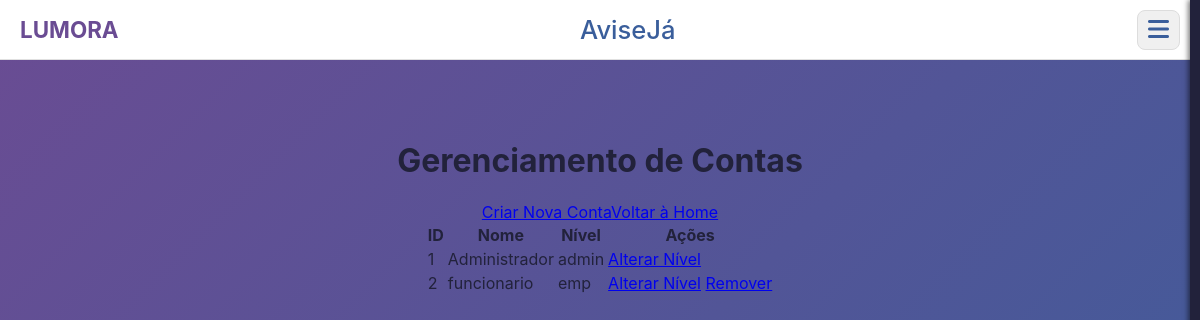
Before: /painel_contas.php (signed in) with the older database file.
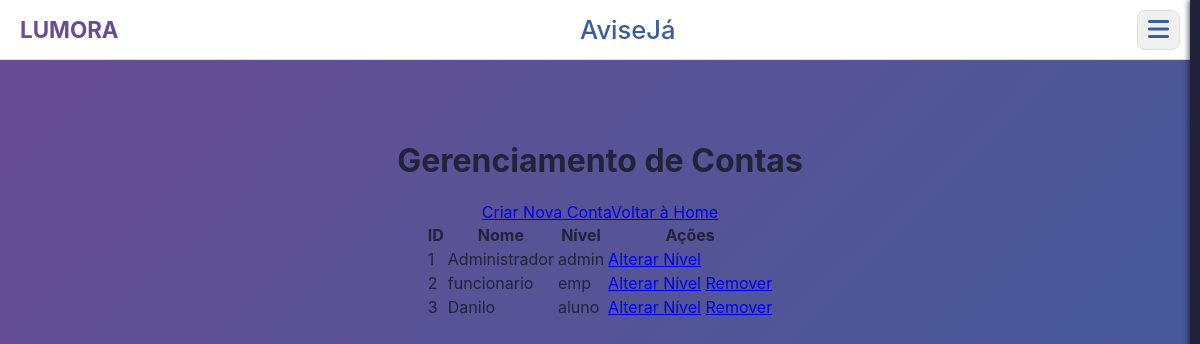
After: the same page with the newer database file.
### tables this page shows
CREATE TABLE IF NOT EXISTS `tbusuario` (
  `id` int NOT NULL AUTO_INCREMENT,
  `nome` varchar(100) NOT NULL,
  `rm` varchar(20) NOT NULL,
  `codigo_etec` varchar(10) DEFAULT NULL,
  `senha` varchar(255) NOT NULL,
  `nivel` enum('aluno','admin','emp') NOT NULL DEFAULT 'aluno',
  PRIMARY KEY (`id`),
  UNIQUE KEY `matricula_unica` (`rm`,`codigo_etec`)
);

### conexao/conexao.php (called while the page is built, shortened)
<?php
class BancodeDados {
    private $host = "localhost";
    private $user = "root";
    private $senha = "";
    private $banco = "gestao_merenda";
	public function conecta(){
        $this->con = mysqli_connect($this->host, $this->user, $this->senha, $this->banco);
    }
}
?>

### painel_contas.php (the view, shortened to what this page needs)
<?php
require_once('conexao/conexao.php');
$mysql = new BancodeDados(); $mysql->conecta();
?>
<!DOCTYPE html><html lang="pt-br">
    <head>
    <link rel="stylesheet" href="css/painelstyle.css">
    <link rel="stylesheet" href="https://cdnjs.cloudflare.com/ajax/libs/font-awesome/6.0.0-beta3/css/all.min.css">
</head>
<body class="body-admin-panel">
    <header class="cabecalho-fixo">
        <div class="logo">
            <a href="index.php"><span>LUMORA</span></a>
        </div>
        <div class="titulo-app">
            <h1>AviseJá</h1>
        </div>
        <div class="menu-container">
            <button id="menu-btn" class="menu-btn"><i class="fas fa-bars"></i></button>
        </div>
    </header>
      <nav id="sidemenu" class="sidemenu">
    </nav>
<center></br></br></br>
<div class="admin-panel-container">
    <h1>Gerenciamento de Contas</h1>
    <div class="panel-actions"><a href="criar_conta_painel.php" class="btn-panel-primary">Criar Nova Conta</a><a href='index.php' class="btn-panel-secondary">Voltar à Home</a></div>
    <div class="table-responsive-panel">
        <table class="product-data-table">
            <thead><tr><th>ID</th><th>Nome</th><th>Nível</th><th>Ações</th></tr></thead>
            <tbody>
            <?php
            $sql = "SELECT id, nome, nivel FROM tbusuario ORDER BY id";
            $query = mysqli_query($mysql->con, $sql);
            while($dados = mysqli_fetch_array($query)): $id_encoded = base64_encode($dados['id']); ?>
                <tr>
                    <td><?php echo $dados['id']; ?></td>
                    <td><?php echo htmlspecialchars($dados['nome']); ?></td>
                    <td><?php echo htmlspecialchars($dados['nivel']); ?></td>
                    <td class="actions-cell">
                        <a href="alterar_nivel.php?id=<?php echo $id_encoded; ?>" class="btn-panel-secondary btn-sm">Alterar Nível</a>
                        <?php if ($dados['id'] != 1): ?>
                        <a href="remover_conta.php?id=<?php echo $id_encoded; ?>" onclick="return confirm('Tem certeza?');" class="btn-panel-danger btn-sm">Remover</a>
                        <?php endif; ?>
                    </td>
                </tr>
            <?php endwhile; ?>
            </tbody>
        </table>
    </div>
</div>
                        </center>
</body></html>

Changed rows visible on the page:
added tbusuario: id "3", nome "Danilo", nivel "aluno"
